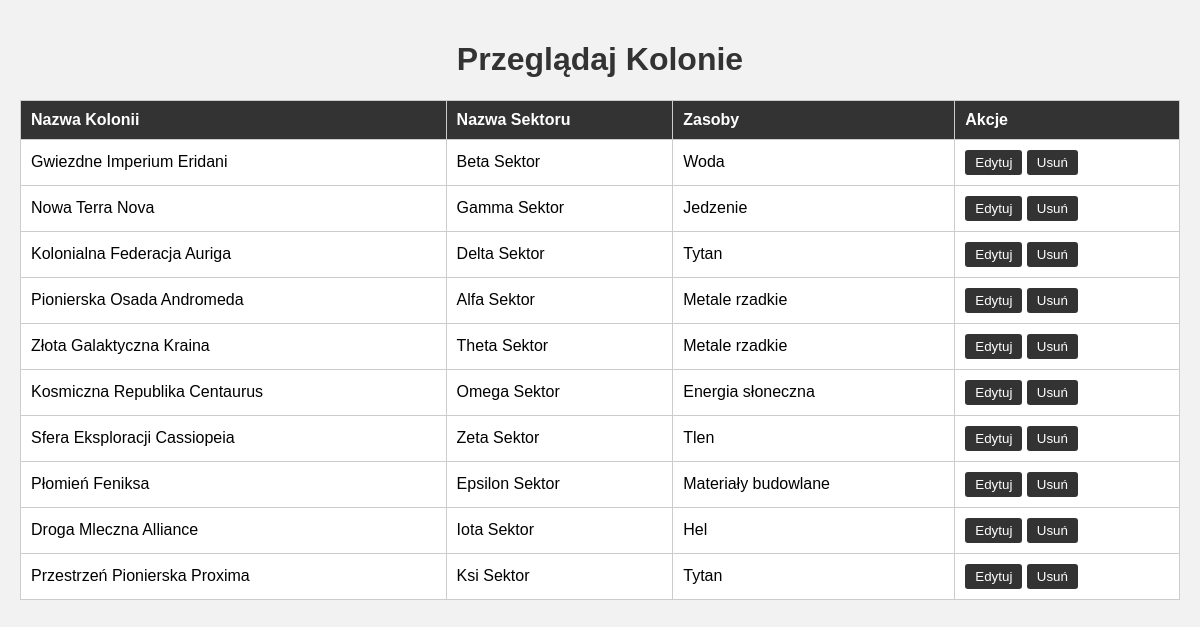
The app's page /resource_management/table/view_colony.php with its own data.
### tables this page shows
CREATE TABLE `kolonie` (
  `id` int(11) NOT NULL,
  `nazwa` varchar(255) NOT NULL,
  `sektor` varchar(45) NOT NULL,
  `zasoby_id` int(11) NOT NULL
);

CREATE TABLE `zasoby` (
  `id` int(11) NOT NULL,
  `nazwa` varchar(255) NOT NULL,
  `ilosc` int(11) NOT NULL
);

### resource_management/table/view_colony.php (the view, shortened to what this page needs)
<?php
require '../../config.php';
?>
<!DOCTYPE html>
<html lang="pl">
<head>
</head>
<body>
    <h1>Przeglądaj Kolonie</h1>
    <table>
        <tr>
            <th>Nazwa Kolonii</th>
            <th>Nazwa Sektoru</th>
            <th>Zasoby</th>
            <th>Akcje</th>
        </tr>
        <?php
        $sql = "SELECT kolonie.id, kolonie.nazwa AS nazwa_kolonii, kolonie.sektor AS nazwa_sektora, zasoby.nazwa AS nazwa_zasobu
                FROM kolonie
                JOIN zasoby ON kolonie.zasoby_id = zasoby.id";
        $stmt = $pdo->query($sql);
        $kolonie = $stmt->fetchAll();
        foreach ($kolonie as $kolonia) {
            echo "<tr>";
            echo "<td>{$kolonia['nazwa_kolonii']}</td>";
            echo "<td>{$kolonia['nazwa_sektora']}</td>";
            echo "<td>{$kolonia['nazwa_zasobu']}</td>";
            echo "<td>
                <form action='edit_colony.php' method='post' style='display:inline;'>
                    <input type='hidden' name='id' value='{$kolonia['id']}'>
                    <input type='submit' value='Edytuj'>
                </form>
                <form action='delete_colony.php' method='post' style='display:inline;'>
                    <input type='hidden' name='id' value='{$kolonia['id']}'>
                    <input type='submit' value='Usuń'>
                </form>
            </td>";
            echo "</tr>";
        }
        ?>
    </table>
</body>
</html>

### resource_management/table/view_colony.php (style rules this page uses)
body { font-family: Arial, sans-serif; margin: 0; padding: 20px; background-color: #f2f2f2; }
h1 { color: #333; text-align: center; }
table { width: 100%; margin: 20px 0; border-collapse: collapse; }
table, th, td { border: 1px solid #ccc; }
th, td { padding: 10px; text-align: left; }
th { background-color: #333; color: #fff; }
td { background-color: #fff; }
form { display: inline; }
input[type="submit"] { padding: 5px 10px; background-color: #333; color: #fff; border: none; border-radius: 3px; cursor: pointer; }

### records on screen
kolonie: nazwa "Gwiezdne Imperium Eridani", sektor "Beta Sektor", zasoby.nazwa "Woda"
kolonie: nazwa "Nowa Terra Nova", sektor "Gamma Sektor", zasoby.nazwa "Jedzenie"
kolonie: nazwa "Kolonialna Federacja Auriga", sektor "Delta Sektor", zasoby.nazwa "Tytan"
kolonie: nazwa "Pionierska Osada Andromeda", sektor "Alfa Sektor", zasoby.nazwa "Metale rzadkie"
kolonie: nazwa "Złota Galaktyczna Kraina", sektor "Theta Sektor", zasoby.nazwa "Metale rzadkie"
kolonie: nazwa "Kosmiczna Republika Centaurus", sektor "Omega Sektor", zasoby.nazwa "Energia słoneczna"
kolonie: nazwa "Sfera Eksploracji Cassiopeia", sektor "Zeta Sektor", zasoby.nazwa "Tlen"
kolonie: nazwa "Płomień Feniksa", sektor "Epsilon Sektor", zasoby.nazwa "Materiały budowlane"
kolonie: nazwa "Droga Mleczna Alliance", sektor "Iota Sektor", zasoby.nazwa "Hel"
kolonie: nazwa "Przestrzeń Pionierska Proxima", sektor "Ksi Sektor", zasoby.nazwa "Tytan"
